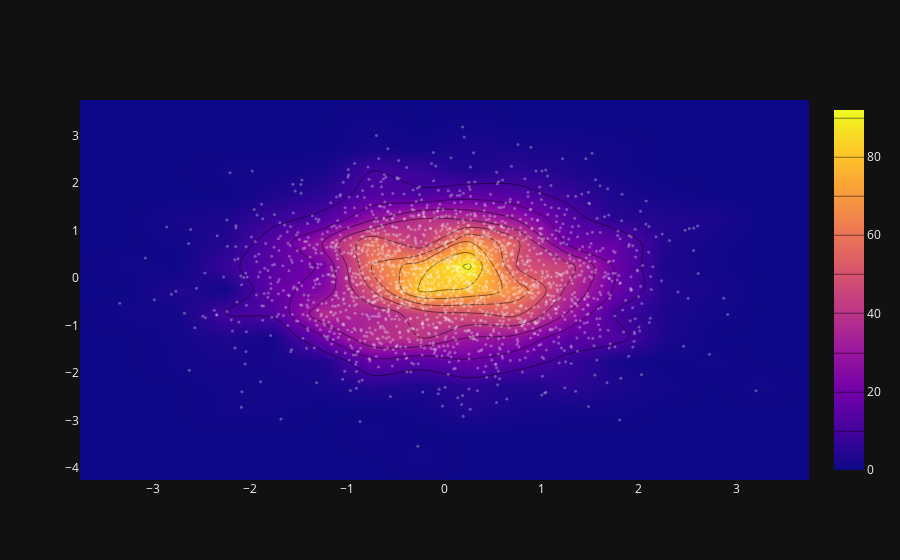

Notebook cell for this chart:
### Code cell
import plotly.graph_objs as go
import numpy as np

x = np.random.randn(2000)
y = np.random.randn(2000)
iplot([go.Histogram2dContour(x = x, y = y, contours = dict(coloring = 'heatmap')),
       go.Scatter(x = x, y = y, mode = 'markers', marker = dict(color = 'white', size = 3, opacity = 0.3))],
      show_link = False)

### Figure 1 — Plotly figure (JSON) as saved in the notebook; plotly's stock layout.template omitted (floating-point values rounded to 4 significant figures; data arrays with more than 128 entries replaced by an {"elided": "..."} marker saying what was removed)
{"data": [{"contours": {"coloring": "heatmap"}, "x": {"elided": "2000 float values"}, "y": {"elided": "2000 float values"}, "type": "histogram2dcontour"}, {"marker": {"color": "white", "opacity": 0.3, "size": 3}, "mode": "markers", "x": {"elided": "2000 float values"}, "y": {"elided": "2000 float values"}, "type": "scatter"}], "layout": {}}
